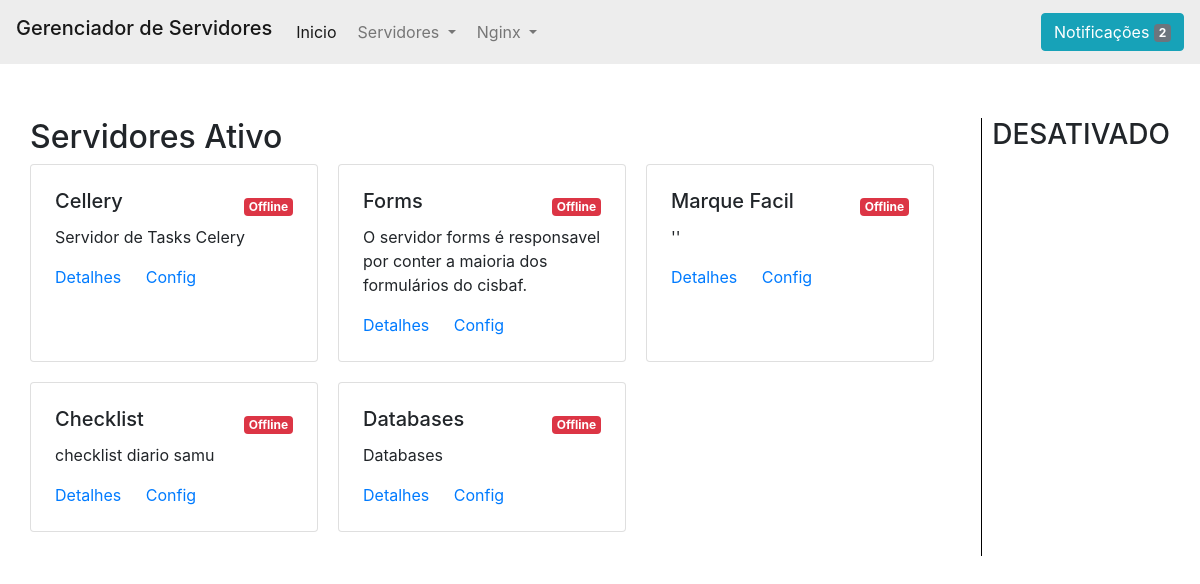
Before: / with the older database file.
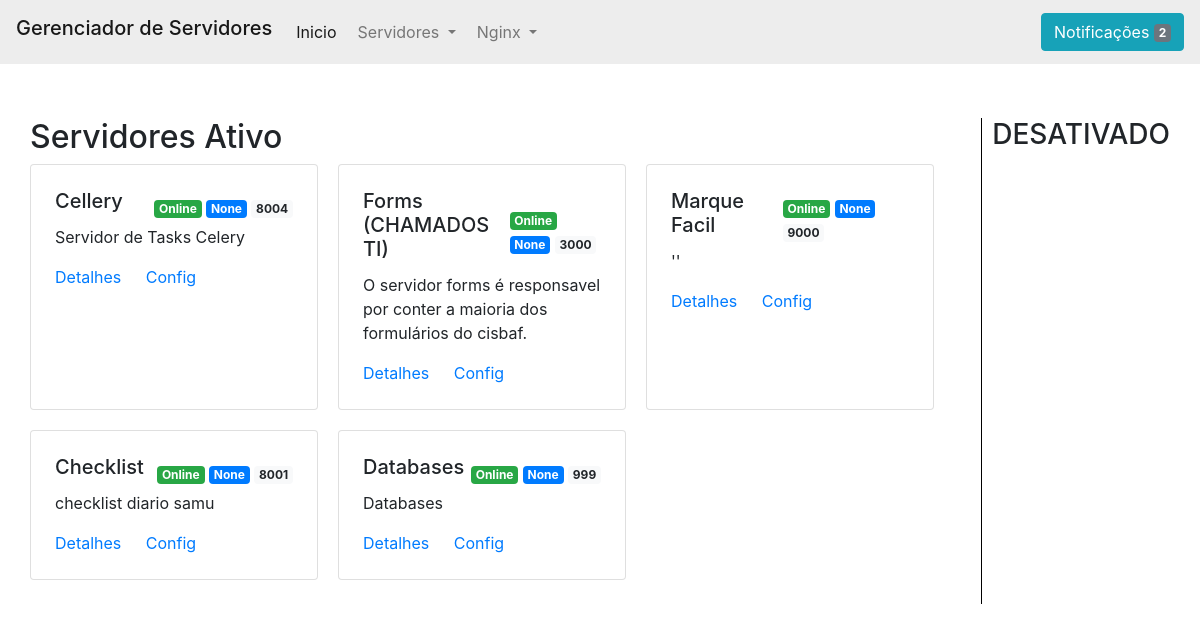
After: the same page with the newer database file.
### program/models.py (models this page shows, shortened)
class Program(models.Model):
    name = models.CharField(max_length=200)
    folder = models.CharField(max_length=200, null=True, blank=True)
    port = models.IntegerField()
    commands = models.CharField(max_length=500)
    desc = models.CharField(max_length=200, null=True, blank=True)
    sleep = models.IntegerField(default=1, null=True)
    server = models.BooleanField(default=True, null=True)
    status = models.BooleanField(default=False, null=True)
    active = models.BooleanField(default=False, null=True)
    env = models.BooleanField(default=False, null=True)
    process: Optional[subprocess.Popen] = None
    pid: int = None
    init: datetime.datetime = None
    list_programs = []

### program/views.py (the view)
# urls.py: path('', views.index, name='index'),
def index(request):
    programs = ListPrograms.get_all()
    programs_enable = [program for program in programs if program.active]
    programs_disabled = [program for program in programs if not program.active]
    context = {
        'programs_enable': programs_enable,
        'programs_disabled': programs_disabled,
    }
    return render(request, 'index.html', implement_context(context))

### controller/list.py (called while the page is built)
  @classmethod
  def get_all(cls):
    if not ListPrograms.programs or not ListPrograms.controller:
      raise Exception("Programas não defindo")
    return ListPrograms.programs

### program/views.py (called while the page is built)
def implement_context(context: dict):
    context['notifications'] = Notification.objects.filter(checked=False)
    return context

### program/templates/index.html (shortened to what this page needs)
{% extends 'base.html' %}
{% block bar_title %}Gerenciador de Servidores{% endblock %}
{% block header %}
  <li class="nav-item dropdown">
    <a class="nav-link dropdown-toggle" id="navbarDropdown" role="button" data-bs-toggle="dropdown" aria-expanded="false">
      Servidores
    </a>
  </li>
  <li class="nav-item dropdown">
    <a class="nav-link dropdown-toggle" id="navbarDropdown" role="button" data-bs-toggle="dropdown" aria-expanded="false">
      Nginx
    </a>
  </li>
{% endblock %}
{% block body %}
  <div class="containerX">
    <div>
      {% if programs_enable %}
        <h2>Servidores Ativo</h2>
        <div class="d-flex flex-row flex-wrap" style="gap:20px;">
          {% for program_h in programs_enable %}
          <div class="card p-4" style="width: 18rem;">
            <div class="d-flex justify-content-between align-items-center">
              <h5 class="card-title">{{ program_h.name }}</h5>
              {% if program_h.status %}
                <div>
                  <span class="badge badge-success" data-toggle="tooltip" data-placement="top" title="STATUS">Online</span>
                  <span class="badge badge-primary" data-toggle="tooltip" data-placement="top" title="PID"> {{ program_h.pid }}</span>
                  <span class="badge badge-light" data-toggle="tooltip" data-placement="top" title="PORT">{{ program_h.port }}</span>
                </div>
              {% else %}
                <span class="badge badge-danger">Offline</span>
              {% endif %}
            </div>
            <p class="card-text">{{ program_h.desc }}</p>
            <div>
              <a href="{% url 'detail'  program_h.pk %}" class="card-link">Detalhes</a>
              <a href="{% url 'admin:program_program_change'  program_h.pk %}" class="card-link" target="_blank">Config</a>
            </div>
          </div>
          {% endfor %}
        </div>
      {% endif %}
      <br>
    </div>
    <div class="containerRigth">
      <h3>DESATIVADO</h3>
    </div>
  </div>
{% endblock %}

### templates/base.html (shortened to what this page needs)
<!DOCTYPE html>
<html lang="pt-br">
  <head>
    {% include 'parciais/_head.html' %}
  </head>
  <body>
    {% if not hide_navbar %}
      <nav class="navbar navbar-expand-lg navbar-light" style="background-color:#ededed;">
        <h3 class="navbar-brand sizeheader">{% block bar_title %} {% endblock %}</h3>
        <div class="collapse navbar-collapse" id="navbarSupportedContent">
          <ul class="navbar-nav mr-auto" style="gap: 5px;">
            <li class="nav-item active">
              <a class="nav-link" href="{% url 'index' %}">Inicio <span class="sr-only">(current)</span></a>
            </li>
            {% block header%} {% endblock %}
          </ul>
        </div>
        <button type="button" class="btn btn-info">
          Notificações <span class="badge bg-secondary">{{ notifications|length }}</span>
        </button>
      </nav>
      <br>
    {% endif %}
    {% block body %} {% endblock %}
  </body>
</html>

### templates/parciais/_head.html (shortened to what this page needs)
{%load static%}
<link rel="stylesheet" href="{% static 'css/bootstrap.min.css' %}">
<link rel="stylesheet" href="{% static 'css/global.css' %}">

### templates/static/css/global.css (style rules this page uses)
.containerX { padding: 30px; display: flex; justify-content: space-around; }
.containerRigth { border-left: 1px solid black; padding-left: 10px; }

Changed rows visible on the page:
changed Program "Cellery": pid (not shown) → "None"; port (not shown) → "8004"; status "Offline" → "Online"
changed Program "O servidor forms é responsavel por conter a maioria dos formulários do cisbaf.": name "Forms" → "Forms (CHAMADOS TI)"; pid (not shown) → "None"; port (not shown) → "3000"; status "Offline" → "Online"
changed Program "Marque Facil": pid (not shown) → "None"; port (not shown) → "9000"; status "Offline" → "Online"
changed Program "Checklist": pid (not shown) → "None"; port (not shown) → "8001"; status "Offline" → "Online"
changed Program "Databases": pid (not shown) → "None"; port (not shown) → "999"; status "Offline" → "Online"
